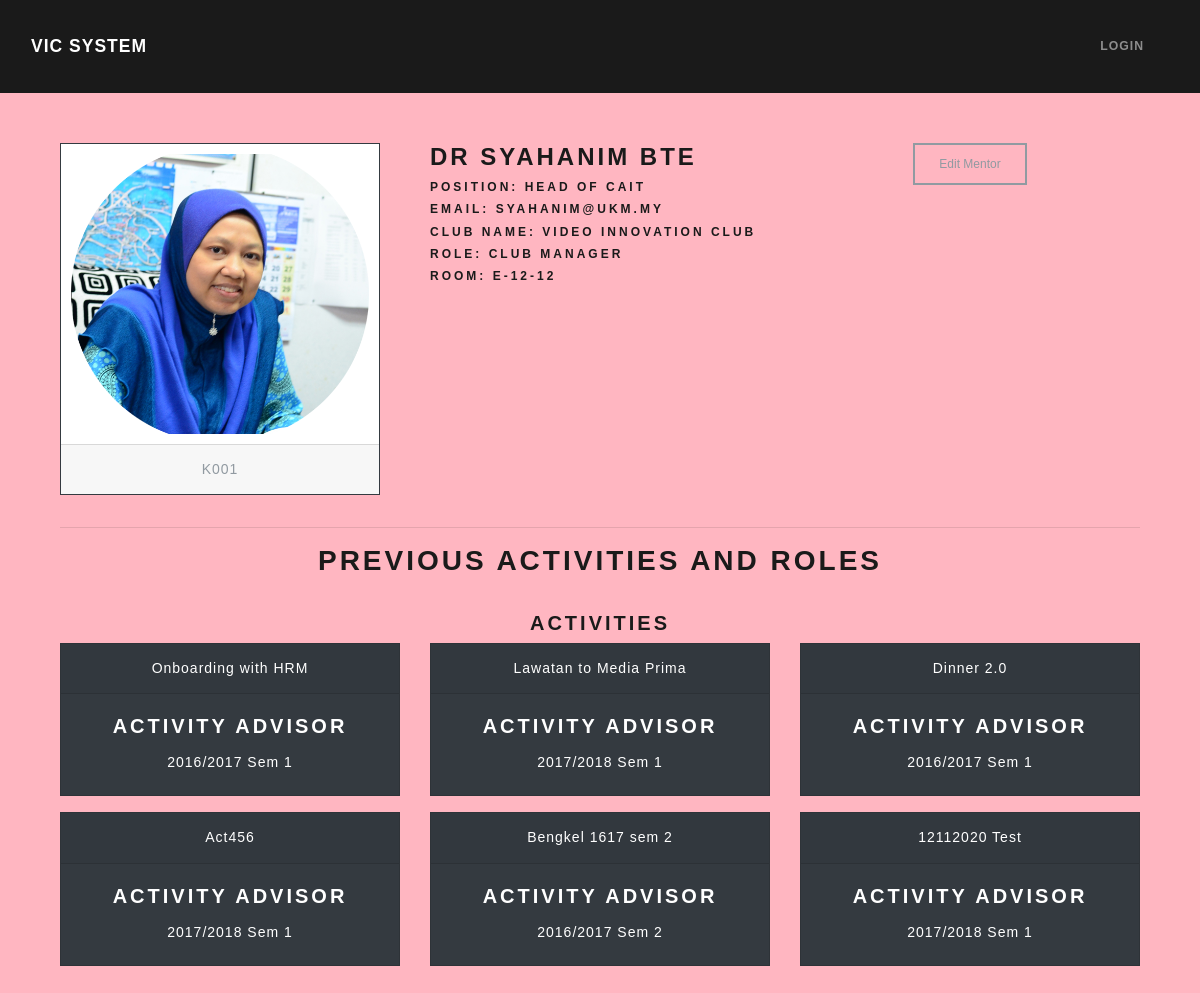
/mentor/K001, run on an earlier commit of the app's database.
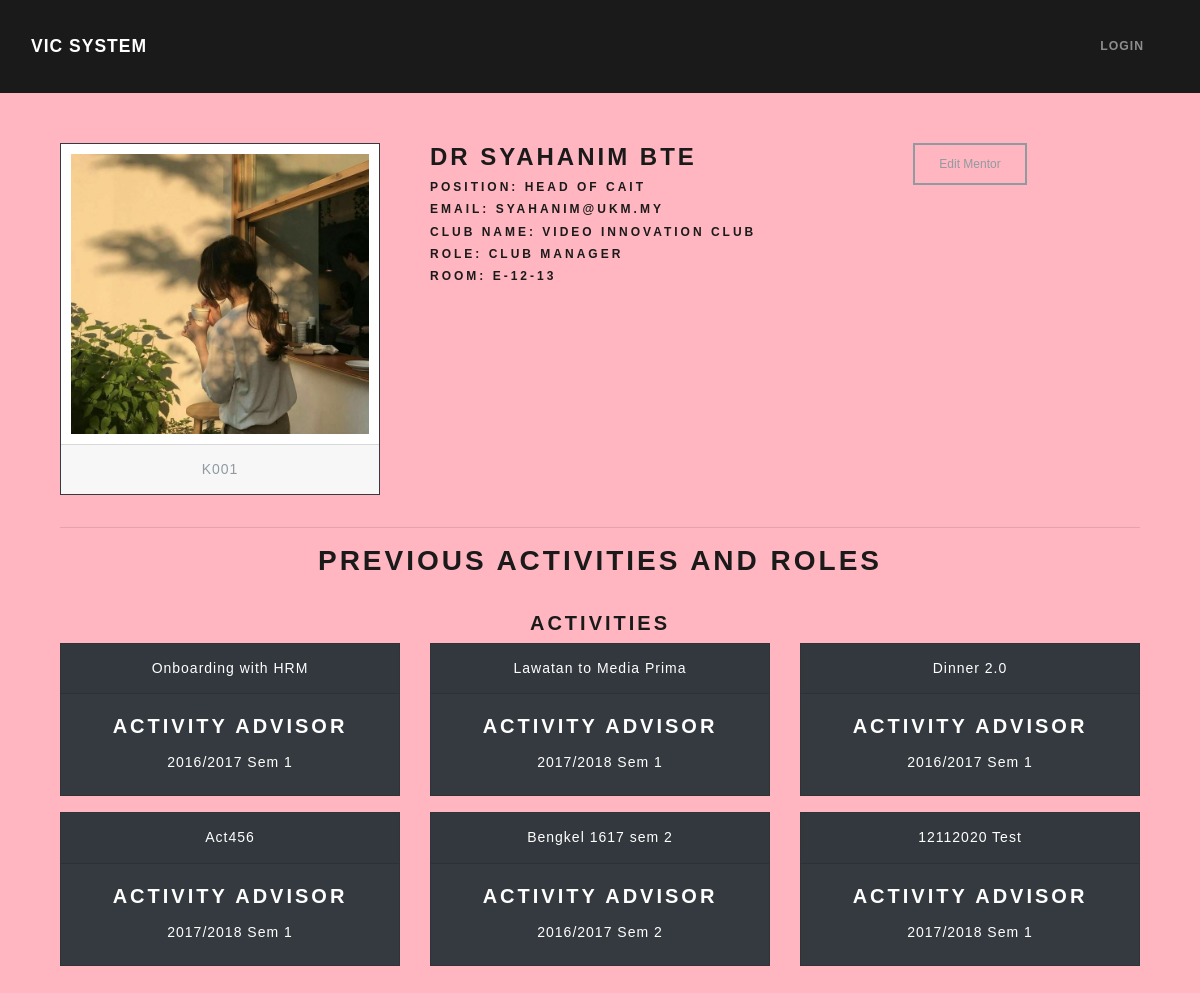
And on a later commit of the database.
### tables this page shows
CREATE TABLE `user` (
  `id` varchar(8) NOT NULL,
  `name` varchar(255) NOT NULL,
  `email` varchar(255) NOT NULL,
  `password` varchar(255) NOT NULL,
  `usertype_id` int(11) NOT NULL,
  `sig_id` int(11) DEFAULT NULL,
  `profile_image` varchar(255) NOT NULL,
  `created_at` timestamp NOT NULL DEFAULT current_timestamp(),
  `userstatus_id` int(11) DEFAULT 1,
  `dob` date DEFAULT NULL
);

CREATE TABLE `mentor` (
  `matric` varchar(8) NOT NULL,
  `position` varchar(60) NOT NULL,
  `roomnum` varchar(50) NOT NULL,
  `orgrole_id` int(11) DEFAULT NULL
);

CREATE TABLE `sig` (
  `id` int(2) NOT NULL,
  `code` varchar(6) NOT NULL,
  `signame` varchar(100) NOT NULL,
  `logo_path` varchar(255) NOT NULL DEFAULT 'default_logo.png',
  `description` text NOT NULL
);

CREATE TABLE `role` (
  `id` int(11) NOT NULL,
  `rolename` varchar(50) NOT NULL,
  `keyword` varchar(255) DEFAULT NULL
);

### application/controllers/Mentor.php (called while the page is built, shortened)
<?php
class Mentor extends CI_Controller
{
    public function view($mentor_id)
    {
        $data = array(
            'mentor' => $this->mentor_model->get_mentor($mentor_id),
            'activity_roles' => $this->committee_model->get_mentor_activityroles($mentor_id)
        );
        $this->load->view('templates/header');
        $this->load->view('mentor/view', $data);
    }
}

### index.php (called while the page is built, shortened)
<?php
require_once BASEPATH.'core/CodeIgniter.php';

### application/models/Mentor_model.php (called while the page is built, shortened)
<?php
class Mentor_model extends CI_Model
{
    public function get_mentor($matric = FALSE)
    {
        $this->db->select('user.id, user.name, user.email, user.sig_id, user.profile_image, mtr.position, mtr.roomnum, mtr.orgrole_id, sig.code as sigcode, sig.signame, role.rolename')
            ->from('user as user')
            ->where(array('user.id' => $matric))
            ->join('mentor as mtr', 'mtr.matric = user.id', 'left')
            ->join('sig as sig', 'sig.id = user.sig_id', 'left')
            ->join('role as role', 'role.id = mtr.orgrole_id', 'left');
        $query = $this->db->get();
        return $query->row_array();
    }
}

### application/models/Committee_model.php (called while the page is built, shortened)
<?php
class Committee_model extends CI_Model
{
    public function get_mentor_activityroles($mentor_id)
    {
        $this->db->select("act.id, act.slug, act.activity_name, mtr.name,
        concat(acy.acadyear, ' Sem ', acs.semester_id) as academicsession")
            ->from('activity as act')
            ->where('act.advisor_matric', $mentor_id)
            ->join('user as mtr', 'mtr.id = act.advisor_matric')
            ->join('academicsession as acs', 'acs.id = act.acadsession_id')
            ->join('academicyear as acy', 'acy.id = acs.acadyear_id');
        $query = $this->db->get();
        return $query->result_array();
    }
}

### application/views/mentor/view.php (the view, shortened to what this page needs)
<div class="container-fluid text-center">
    <div class="row">
        <div class="col-lg-4">
            <div class="card border-dark mb-3" style="max-width: 20rem;">
                <?php if ($mentor['profile_image']) : ?>
                    <img style="max-height:300px; display: block; object-fit:cover; padding:10px;" src="<?= base_url('assets/images/profile/') . $mentor['profile_image'] ?>">
                <?php else : ?>
                    <img style="max-height:300px; display: block; object-fit:cover; padding:10px;" src="<?= base_url('assets/images/profile/') . 'default.jpg' ?>">
                <?php endif ?>
                <div class="card-footer text-muted">
                    <?= $mentor['id'] ?>
                </div>
            </div>
        </div>
        <div class="col-lg-4 text-left">
            <h3><b><?= $mentor['name'] ?></b></h3>
            <h6><b>Position: </b><?= $mentor['position'] ?></h6>
            <h6><b>Email:</b> <a href="mailto:<?= $mentor['email'] ?>"><?= $mentor['email'] ?></a></h6>
            <h6><b>Club name:</b> <?= $mentor['signame'] ?></h6>
            <h6><b>Role:</b> <?= $mentor['rolename'] ?></h6>
            <h6><b>Room:</b> <?= $mentor['roomnum'] ?></h6>
        </div>
        <div class="col-lg-4">
            <?= form_open('/mentor/edit/' . $mentor['id']) ?>
            <input type="submit" value="Edit Mentor" class="btn btn-outline-secondary">
            <?= form_close() ?>
        </div>
    </div>
    <hr>
    <h2>Previous Activities and Roles</h2> <br>
    <?php if ($activity_roles) : ?>
        <h4>Activities</h4>
        <div class="row justify-content-center">
            <?php foreach ($activity_roles as $actrole) : ?>
                <div class="col-md-4">
                    <div class="card text-white bg-dark mb-3">
                        <div class="card-header"><a class="text-white" href="<?= site_url('activity/' . $actrole['slug']) ?>"><?= $actrole['activity_name'] ?></a></div>
                        <div class="card-body">
                            <h4 class="card-title">Activity Advisor</h4>
                            <p class="card-text"><?= $actrole['academicsession'] ?></p>
                        </div>
                    </div>
                </div>
            <?php endforeach ?>
        </div>
    <?php else : ?>
        <p>No data of activity roles found</p>
    <?php endif ?>
</div>

What changed in the data, as far as the page shows it:
changed user "DR SYAHANIM BTE": profile_image: a different picture; mentor.roomnum "E-12-12" → "E-12-13"
